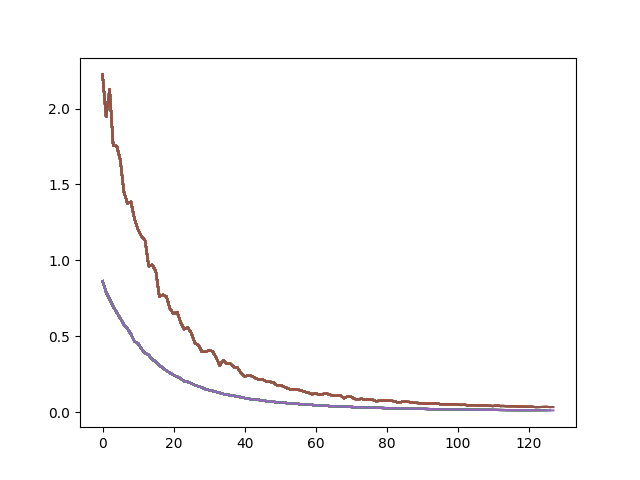

Generate this figure with Python:
import pretty_midi
import numpy as np
import torch
import torch.nn as nn
from torch.autograd import Variable
import torch.utils.data as data
from torch.utils.data.sampler import SubsetRandomSampler
import torch.nn.functional as F
import os
import random
from math import ceil
import sys
import matplotlib.pyplot as plt
from time import time

FS = 64


def midi_filename_to_piano_roll(midi_filename):
    # return an array of shape T*128
    midi = pretty_midi.PrettyMIDI(midi_filename)
    # midi.remove_invalid_notes()
    piano_roll = midi.get_piano_roll(fs=FS)
    # Binarize the pressed notes
    piano_roll[piano_roll > 0] = 1
    assert piano_roll.shape[0] == 128
    total_length = ceil(piano_roll.shape[1] / 128) * 128
    end_padding = np.zeros((128, total_length - piano_roll.shape[1]))
    piano_roll = np.concatenate((piano_roll, end_padding), axis=1)
    return piano_roll.transpose()


def pad_piano_roll(piano_roll, max_length):
    return np.pad(piano_roll, ((0, max_length - piano_roll.shape[0]), (0, 0)), 'constant')


def seq_length(sample):
    piano_roll = sample[0]
    return piano_roll.shape[0]


def custom_collate_fn_ordered(batch):
    batch.sort(key=seq_length, reverse=True)
    max_len = seq_length(batch[0])
    padded_input = torch.from_numpy(np.concatenate(
        [np.expand_dims(pad_piano_roll(piano_roll, max_len), axis=0) for piano_roll, _ in batch], axis=0))
    padded_output = torch.from_numpy(np.concatenate(
        [np.expand_dims(pad_piano_roll(piano_roll, max_len), axis=0) for _, piano_roll in batch], axis=0))
    lengths = [piano_roll.shape[0] for piano_roll, _ in batch]
    return padded_input.transpose(0, 1).float(), padded_output.transpose(0, 1).long(), lengths


class NotesGenerationDataset(data.Dataset):

    def __init__(self, midi_folder_path, longest_sequence_length=None):
        self.midi_full_filenames = []
        for root, directories, filenames in os.walk(midi_folder_path):
            for filename in filenames:
                self.midi_full_filenames.append(os.path.join(root, filename))

    def __len__(self):
        return len(self.midi_full_filenames)

    def __getitem__(self, index):
        midi_full_filename = self.midi_full_filenames[index]
        piano_roll = midi_filename_to_piano_roll(midi_full_filename)
        # Shifted by one time step
        input_sequence = piano_roll[:-1, :]
        ground_truth_sequence = piano_roll[1:, :]
        return (input_sequence, ground_truth_sequence)


class RNN(nn.Module):

    def __init__(self, input_size, hidden_size, num_classes, n_layers=2):
        super(RNN, self).__init__()
        self.notes_encoder = nn.Linear(in_features=input_size, out_features=hidden_size)
        self.lstm = nn.LSTM(hidden_size, hidden_size, n_layers)
        self.logits_fc = nn.Linear(hidden_size, num_classes)

    def forward(self, input_sequences, input_sequences_lengths, hidden=None):
        notes_encoded = self.notes_encoder(input_sequences)
        # Here we run rnns only on non-padded regions of the batch
        packed = torch.nn.utils.rnn.pack_padded_sequence(notes_encoded, input_sequences_lengths)
        outputs, hidden = self.lstm(packed, hidden)
        outputs, output_lengths = torch.nn.utils.rnn.pad_packed_sequence(outputs)  # unpack (back to padded)
        logits = self.logits_fc(outputs)  # T*B*128
        logits = logits.transpose(0, 1).contiguous()  # B*T*128
        neg_logits = (1 - logits)

        # Since the BCE loss doesn't support masking, we use the crossentropy
        binary_logits = torch.stack((logits, neg_logits), dim=3).contiguous()  # B*T*128*2
        logits_flatten = binary_logits.view(-1, 2)  # (B*T*128)*2

        return logits_flatten, hidden


if __name__ == "__main__":
    print("Loading Dataset...")
    dataset = NotesGenerationDataset('../MIDI/Beats/')

    # Creating data indices for training and validation splits:
    dataset_size = len(dataset)
    indices = list(range(dataset_size))
    split = int(0.20 * dataset_size)
    np.random.shuffle(indices)
    train_indices, val_indices = indices[split:], indices[:split]

    # Creating PT data samplers and loaders:
    train_sampler = SubsetRandomSampler(train_indices)
    valid_sampler = SubsetRandomSampler(val_indices)

    trainset_loader = torch.utils.data.DataLoader(dataset, collate_fn=custom_collate_fn_ordered, batch_size=32,
                                                  drop_last=True, sampler=train_sampler)
    valset_loader = torch.utils.data.DataLoader(dataset, collate_fn=custom_collate_fn_ordered, batch_size=32,
                                                drop_last=False, sampler=valid_sampler)
    print("Dataset loaded")

    rnn = RNN(input_size=128, hidden_size=512, num_classes=128).cuda()
    criterion = nn.NLLLoss().cuda()
    criterion_val = nn.NLLLoss(reduction='sum').cuda()
    optimizer = torch.optim.Adam(rnn.parameters())

    clip = 1.0
    epochs_number = 200
    loss_mean_list = []
    val_list = []
    best_val_loss = float("inf")
    start_time = time()

    for epoch_number in range(epochs_number):

        print("EPOCH ", epoch_number, time() - start_time)
        loss_list = []

        for input_sequences_batch, output_sequences_batch, sequences_lengths in trainset_loader:
            output_sequences_batch_var = Variable(output_sequences_batch.contiguous().view(-1).cuda())
            input_sequences_batch_var = Variable(input_sequences_batch.cuda())
            optimizer.zero_grad()
            logits, _ = rnn(input_sequences_batch_var, sequences_lengths)
            logits = F.logsigmoid(logits)
            loss = criterion(logits, output_sequences_batch_var)
            loss_list.append(loss.item())
            loss.backward()
            torch.nn.utils.clip_grad_norm_(rnn.parameters(), clip)
            optimizer.step()

        del logits
        del loss
        del input_sequences_batch
        del output_sequences_batch

        loss_list = np.array(loss_list)
        loss_mean_list.append(np.mean(loss_list))
        print("Training loss mean =", np.mean(loss_list))
        print("Training loss std =", np.std(loss_list))


        full_val_loss = 0.0
        overall_sequence_length = 0.0
        for input_sequences_batch, output_sequences_batch, sequences_lengths in valset_loader:
            output_sequences_batch_var = Variable(output_sequences_batch.contiguous().view(-1).cuda())
            input_sequences_batch_var = Variable(input_sequences_batch.cuda())
            logits, _ = rnn(input_sequences_batch_var, sequences_lengths)
            logits = F.logsigmoid(logits)
            loss = criterion_val(logits, output_sequences_batch_var)
            full_val_loss += loss.item()
            overall_sequence_length += sum(sequences_lengths)

        del logits
        del loss
        del input_sequences_batch
        del output_sequences_batch

        torch.cuda.empty_cache()

        full_val_loss /= (overall_sequence_length * 128)


        val_list.append(full_val_loss)
        print("Validation loss =", full_val_loss)

        if full_val_loss < best_val_loss:
            torch.save(rnn.state_dict(), 'music_rnn_' + str(epoch_number) + '.pt')
            best_val_loss = full_val_loss

        plt.plot(list(range(epoch_number + 1)), loss_mean_list)
        plt.plot(list(range(epoch_number + 1)), val_list)
        plt.savefig('training.png')
